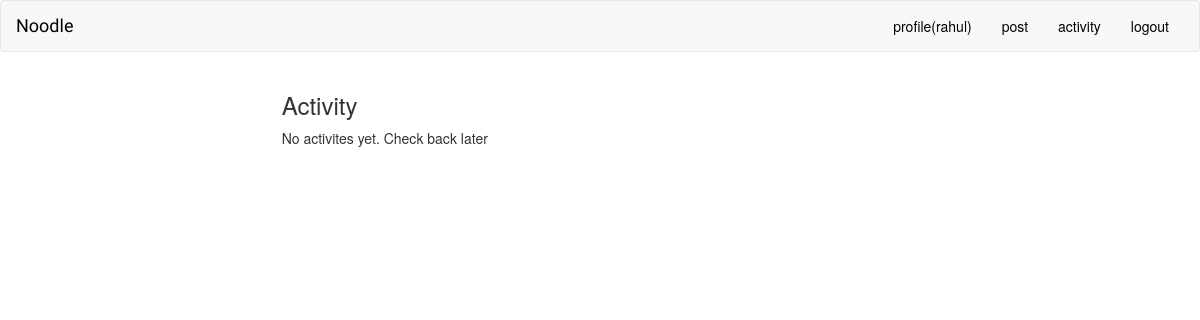
Before: /action/ (signed in) with the older database file.
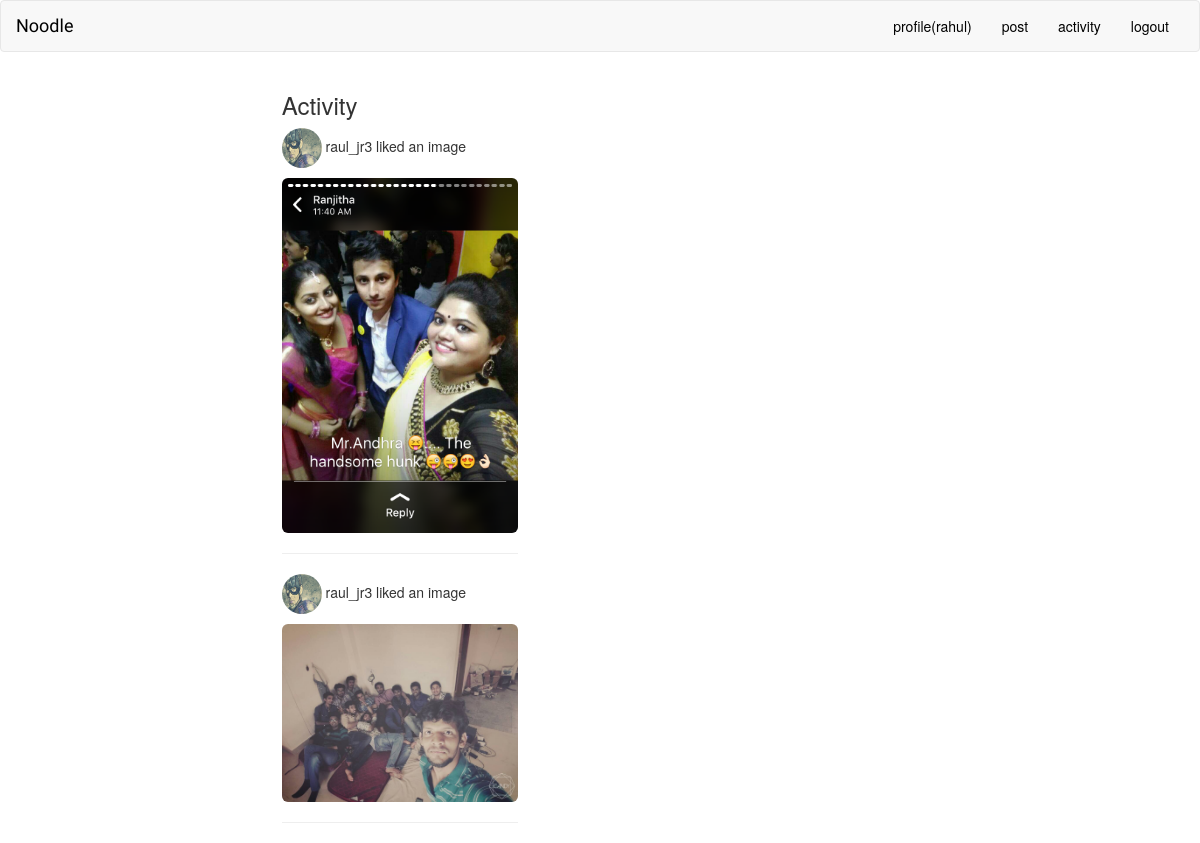
After: the same page with the newer database file.
### actions/models.py (models this page shows)
class Action(models.Model):
	user = models.ForeignKey(User, related_name = 'actions', db_index = True)
	verb = models.CharField(max_length = 255)
	target_ct = models.ForeignKey(ContentType, blank = True, null = True, related_name = 'target_obj')
	target_id = models.PositiveIntegerField(null = True, blank = True, db_index = True)
	target = GenericForeignKey('target_ct', 'target_id')
	created = models.DateTimeField(auto_now_add = True, db_index = True)
	class Meta:
		ordering = ['-created']

### account/models.py (models this page shows, shortened)
class Profile(models.Model):
	user = models.OneToOneField(settings.AUTH_USER_MODEL, related_name = 'profile')
	profile_photo = models.ImageField(upload_to = '%Y/%m/%d/profile_photos', blank = True)
	bio = models.CharField(max_length = 500, blank = True)
	favourite_quote = models.CharField(max_length = 300, blank = True)
	last_active = models.DateTimeField(auto_now = True)

### shots/models.py (models this page shows, shortened)
class Image(models.Model):
	posted_by = models.ForeignKey(User, related_name = 'shots')
	photo = models.ImageField(upload_to = '%Y/%m/%d/photos/')
	body = models.TextField(blank = True, help_text = "description(it's optional)")
	created = models.DateTimeField(auto_now_add = True)
	updated = models.DateTimeField(auto_now = True)
	likes = models.ManyToManyField(settings.AUTH_USER_MODEL, related_name = 'likes', blank = True)
	class Meta:
		ordering = ['-updated']

### shots/views.py (the view)
# urls.py: url(r'^action/$', views.action, name = 'action'),
@login_required
def action(request):
	actions = Action.objects.exclude(user = request.user)
	return render(request, 'shots/action.html', {'actions':actions})

### shots/templates/shots/action.html (shortened to what this page needs)
{% extends "base.html" %}
{% load crispy_forms_tags %}
{% load humanize %}
{% block content %}
	<div class="row">
		<div class="col-md-4"></div>
		<div class="col-md-4">
			<h3>Activity</h3>
			{% if actions %}
				{% for action in actions %}
					<p>
					{% if action.user.profile.profile_photo %}
						<img src="{{ action.user.profile.profile_photo.url }}" width="40" height="40" class="img-circle">
					{% endif %}
					{{ action.user }} {{ action.verb }}</p>
					{% if action.target.photo %}
						<img src="{{ action.target.photo.url }}" class="img-responsive img-rounded">
					{% endif %}
					<hr>
				{% endfor %}
			{% else %}
				No activites yet. Check back later
			{% endif %}
		</div>
		<div class="col-md-4"></div>
	</div>
{% endblock %}

Changed rows visible on the page:
added Action: user.profile.profile_photo (picture), user "raul_jr3", verb "liked an image", target.photo (picture)
added Action: user.profile.profile_photo (picture), user "raul_jr3", verb "liked an image", target.photo (picture)
Other visible differences:
text no longer shown: "No activites yet. Check back later"
